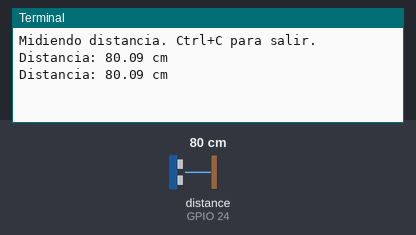
Bench run of a program on a simulated Raspberry Pi (BCM pin numbers). On the bench: the last lines printed to the terminal. Inputs (shaded band) come from the test bench; at power-on: distance to the obstacle (sensor on GPIO 24) 80 cm. The echo pulse lasts 58.3 µs per cm; the clock reads 2024-03-15 10:24:30 at power-on unless the program sets it.

Above: at 1.2 s.
1.3 s: distance to the obstacle (sensor on GPIO 24) set to 2 cm
At 2.6 s:
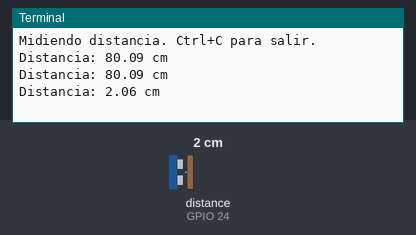
2.8 s: distance to the obstacle (sensor on GPIO 24) set to 4 cm
At 3.8 s:
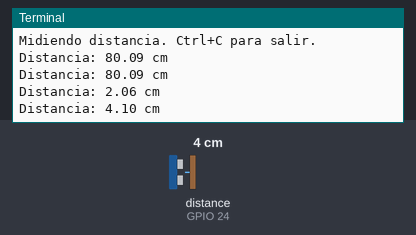
Timing chart, 0 to 5.8 s (numbered marks = the images above; inputs shaded):
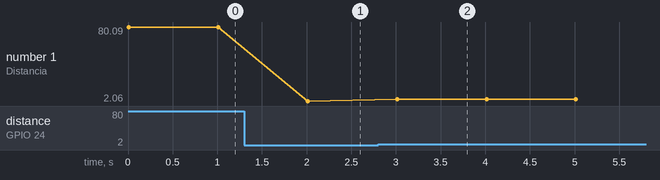

The program:

hc_sr04.py
```python
import RPi.GPIO as GPIO
import time

# Configurar pines
TRIG = 23
ECHO = 24

GPIO.setmode(GPIO.BCM)
GPIO.setup(TRIG, GPIO.OUT)
GPIO.setup(ECHO, GPIO.IN)

def medir_distancia():
    # Enviar pulso
    GPIO.output(TRIG, True)
    time.sleep(0.00001)
    GPIO.output(TRIG, False)

    # Esperar respuesta
    while GPIO.input(ECHO) == 0:
        inicio = time.time()
    while GPIO.input(ECHO) == 1:
        fin = time.time()

    duracion = fin - inicio
    distancia = (duracion * 34300) / 2  # velocidad del sonido 34300 cm/s
    return distancia

try:
    print("Midiendo distancia. Ctrl+C para salir.")
    while True:
        distancia = medir_distancia()
        print(f"Distancia: {distancia:.2f} cm")
        time.sleep(1)

except KeyboardInterrupt:
    print("\nMedición detenida.")
finally:
    GPIO.cleanup()
```

Measured:
- after the input at 1.3 s, the terminal: prints a new line after 0.71 s (image 1)
- after the input at 2.8 s, the terminal: prints a new line after 0.21 s (image 2)
- plotted number 1: 80.09 → 2.06 after the input at 1.3 s, 2.06 → 4.1 after the input at 2.8 s
